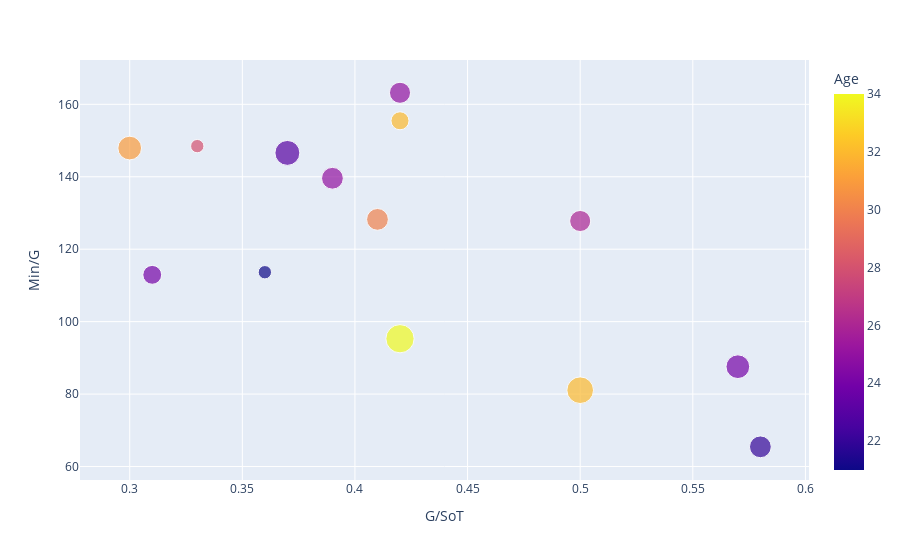

Notebook cell for this chart:
### Code cell
fig = px.scatter(Decision_sample1, x='G/SoT', y='Min/G', hover_data=['Player','Min','Pos','Comp'], color='Age', size='Assists',color_continuous_scale='plasma')

fig.show()

### Figure 1 — Plotly figure (JSON) as saved in the notebook; plotly's stock layout.template omitted (floating-point values rounded to 4 significant figures)
{"data": [{"customdata": [["Folarin Balogun", 1591, "FW", "Ligue 1"], ["Wissam Ben Yedder", 1135, "FW", "Ligue 1"], ["Jonathan David", 1759, "FW", "Ligue 1"], ["Niclas Füllkrug", 1667, "FW", "Bundesliga"], ["Erling Haaland", 1636, "FW", "Premier League"], ["Joselu", 1710, "FW", "La Liga"], ["Alexandre Lacazette", 1923, "FW", "Ligue 1"], ["Robert Lewandowski", 1334, "FW", "La Liga"], ["Lautaro Martínez", 1675, "FW", "Serie A"], ["Kylian Mbappé", 1468, "FW", "Ligue 1"], ["Aleksandar Mitrovi?", 1633, "FW", "Premier League"], ["Victor Osimhen", 1401, "FW", "Serie A"], ["Marcus Rashford", 1795, "FW", "Premier League"], ["Ivan Toney", 1789, "FW", "Premier League"]], "hovertemplate": "G/SoT=%{x}<br>Min/G=%{y}<br>Assists=%{marker.size}<br>Player=%{customdata[0]}<br>Min=%{customdata[1]}<br>Pos=%{customdata[2]}<br>Comp=%{customdata[3]}<br>Age=%{marker.color}<extra></extra>", "legendgroup": "", "marker": {"color": [21, 32, 23, 30, 22, 32, 31, 34, 25, 24, 28, 24, 25, 26], "coloraxis": "coloraxis", "size": [0.06, 0.24, 0.21, 0.16, 0.16, 0.11, 0.19, 0.27, 0.16, 0.12, 0.06, 0.19, 0.15, 0.15], "sizemode": "area", "sizeref": 0.000675, "symbol": "circle"}, "mode": "markers", "name": "", "orientation": "v", "showlegend": false, "type": "scatter", "x": [0.36, 0.5, 0.37, 0.41, 0.58, 0.42, 0.3, 0.42, 0.39, 0.31, 0.33, 0.57, 0.42, 0.5], "xaxis": "x", "y": [113.6, 81.07, 146.6, 128.2, 65.44, 155.5, 147.9, 95.29, 139.6, 112.9, 148.5, 87.56, 163.2, 127.8], "yaxis": "y"}], "layout": {"coloraxis": {"colorbar": {"title": {"text": "Age"}}, "colorscale": [[0, "#0d0887"], [0.1111, "#46039f"], [0.2222, "#7201a8"], [0.3333, "#9c179e"], [0.4444, "#bd3786"], [0.5556, "#d8576b"], [0.6667, "#ed7953"], [0.7778, "#fb9f3a"], [0.8889, "#fdca26"], [1, "#f0f921"]]}, "legend": {"itemsizing": "constant", "tracegroupgap": 0}, "margin": {"t": 60}, "xaxis": {"anchor": "y", "domain": [0, 1], "title": {"text": "G/SoT"}}, "yaxis": {"anchor": "x", "domain": [0, 1], "title": {"text": "Min/G"}}}}
